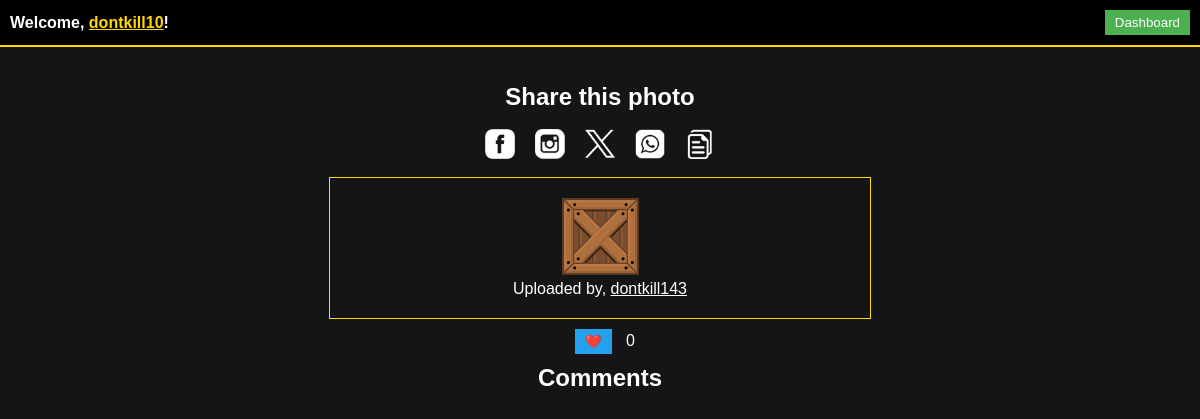
The page /photo/2 (signed in) on the database its author committed.
### main.py (models this page shows, shortened)
class User(db.Model, UserMixin):
    id = db.Column(db.Integer, primary_key=True)
    username = db.Column(db.String(80), unique=True, nullable=False)
    password = db.Column(db.String(120), nullable=False)
    email = db.Column(db.String(120), unique=True, nullable=False)
    profile_photo = db.Column(db.String(255))  # Add this line
    profile_photos = db.Column(db.String(1000))  # Store a list of filenames
    likes = db.relationship("Like", backref="user", lazy=True)
    reputation = db.Column(db.Integer, default=0)
    last_given_reputation_timestamp = db.Column(db.DateTime, default=None)
    reputation_given_count = db.Column(db.Integer, default=0)
    coins = db.Column(db.Integer, default=10)  # Initialize coins to 10
    selected_border_color = db.Column(db.String(20))  # Store the selected border color
    selected_username_color = db.Column(db.String(7))  # Store color as a hex string (e.g., "#RRGGBB")
    selected_username_comment = db.Column(db.String(7)) # Store color for comment
    uploaded_photo_count = db.Column(db.Integer, default=0)  # Initialize with 0
    trivia_score = db.Column(db.Integer, default=0)  # Add this line to store the trivia score
    last_seen = db.Column(db.DateTime, default=datetime.utcnow)
    reset_token = db.Column(db.String(100), nullable=True)
    followers = db.relationship('User', secondary='followers', primaryjoin='User.id==followers.c.followee_id',
                                secondaryjoin='User.id==followers.c.follower_id', backref='following')
    friends = relationship('User', secondary='friendship', primaryjoin=id == Friendship.user_id,
                           secondaryjoin=id == Friendship.friend_id)

class Photo(db.Model):
    id = db.Column(db.Integer, primary_key=True)
    filename = db.Column(db.String(255), nullable=False)
    user_id = db.Column(db.Integer, db.ForeignKey("user.id"), nullable=False)
    user = db.relationship("User", backref=db.backref("photos", lazy=True))
    likes = db.relationship("Like", backref="photo", lazy=True, cascade="all, delete-orphan")
    comments = db.relationship("Comment", backref="photo_ref", lazy=True, cascade="all, delete-orphan")
    border_color = db.Column(db.String(20))  # Store the border color associated with the photo
    border_width = db.Column(db.Integer)

### main.py (the view)
@app.route('/photo/<int:photo_id>')
@login_required
def view_photo(photo_id):
    photo = Photo.query.get(photo_id)
    if photo:
        comments = Comment.query.filter_by(photo_id=photo_id).all()
        return render_template('photo.html', photo=photo, comments=comments)
    else:
        flash('Photo not found.', 'error')
        return redirect(url_for('dashboard'))

### main.py (called while the page is built)
@login_manager.user_loader
def load_user(user_id):
    return User.query.get(int(user_id))

@app.before_request
def update_last_seen():
    if current_user.is_authenticated:
        current_user.last_seen = datetime.now(timezone.utc)
        db.session.commit()

### templates/photo.html (shortened to what this page needs)
<!DOCTYPE html>
<html lang="en">
<head>
    <link rel="stylesheet" type="text/css" href="/static/photo.css">
    <link rel="stylesheet" href="{{ url_for('static', filename='dashboard.css') }}">
</head>
<body>
    <div class="navbar">
      <span>Welcome, <span class="username" id="user-username" data-selected-color="{{ current_user.selected_color }}" onclick="window.location.href='{{ url_for('profile') }}'">{{ current_user.username }}</span>! </span>
      <button class="dashboard-button" onclick="window.location.href='{{ url_for('dashboard') }}'">Dashboard</button>
    </div>
    <br><br>
    <center>
        <h2>Share this photo</h2><br>
   <div class="share-buttons">
        <a href="#" onclick="shareFacebook()">
            <img src="/static/social-images/facebook-icon.png" alt="Share on Facebook">
        </a>
        <a href="#" onclick="shareInstagram()">
            <img src="/static/social-images/instagram-icon.png" alt="Share on Instagram">
        </a>
        <a href="#" onclick="shareTwitter()">
            <img src="/static/social-images/twitter-icon.png" alt="Share on Twitter">
        </a>
        <a href="#" onclick="shareWhatsApp()">
            <img src="/static/social-images/whatsapp-icon.png" alt="Share on WhatsApp">
        </a>
        <a href="#" onclick="copyToClipboard()">
            <img src="/static/social-images/copy-icon.png" alt="Copy Link to Clipboard">
        </a>
    </div>
        <br>
<div class="photo-container">
    <img src="{{ url_for('static', filename='uploads/' + photo.filename) }}" alt="Photo" data-username-color="{{ photo.user.selected_username_color }}" style="{{ photo.user.selected_border_color if photo.user.selected_border_color else 'gold' }}; max-width: 500px; max-height: 500px;">
    <p>Uploaded by, <a href="{{ url_for('user_profile', username=photo.user.username) }}" class="username-color" style="color: {{ photo.user.selected_username_color if photo.user.selected_username_color else 'white' }}">{{ photo.user.username }}</a></p>
</div>
    <form method="POST" action="{{ url_for('like_photo', photo_id=photo.id) }}" id="like-form">
        <button type="submit" class="like-button" data-photo-id="{{ photo.id }}" data-liked="{{ photo.is_liked_by_current_user }}">
            {% if photo.is_liked_by_current_user %} ❤️ {% else %} ❤️ {% endif %}
        </button>
        <span class="like-count">{{ photo.likes|length }}</span>
    </form>
    <div class="comments-container">
        <h2>Comments</h2>
    </div>
        </center>
</body>
</html>

### static/photo.css (style rules this page uses)
.dashboard-button { background-color: #4caf50; color: #fff; border: none; padding: 5px 10px; cursor: pointer; }
.photo-container { text-align: center; border: 1px solid gold; padding: 20px; max-width: 500px; margin: 0 auto; }
.photo-container p { margin-top: 1px; }
.like-button { background-color: #4caf50; color: #fff; border: none; padding: 5px 10px; cursor: pointer; margin-left: 10px; margin-top: 10px; }
.comments-container { margin-top: 10px; }
.share-buttons { display: flex; gap: 20px; justify-content: center; }
.share-buttons a { text-decoration: none; display: inline-block; width: 30px; height: 30px; }
.share-buttons img { filter: brightness(1.2); border-bottom: none; max-width: 100%; height: auto; filter: invert(100%); }

### static/dashboard.css (style rules this page uses)
@media (min-width: 769px) { .navbar { justify-content: space-between; } }
body, h1, h2, h3, p, ul, li { margin: 0; padding: 0; color: white; }
body { font-family: Arial, sans-serif; background-color: #131516; }
.navbar { background-color: black; color: white; padding: 10px; display: flex; justify-content: space-between; align-items: center; font-weight: bold; border-bottom: 2px solid gold; text-align: right; }
.navbar .username { cursor: pointer; text-decoration: underline; }
.username { color: gold; cursor: pointer; }
.like-button { background-color: #24a0ed; border: none; padding: 5px 10px; margin-right: 10px; cursor: pointer; }

### rows shown on the page
User: username "dontkill10"
Photo: filename (picture)
User: user.username "dontkill143"

### other values the page prints
{{ photo.likes|length }} "0"
